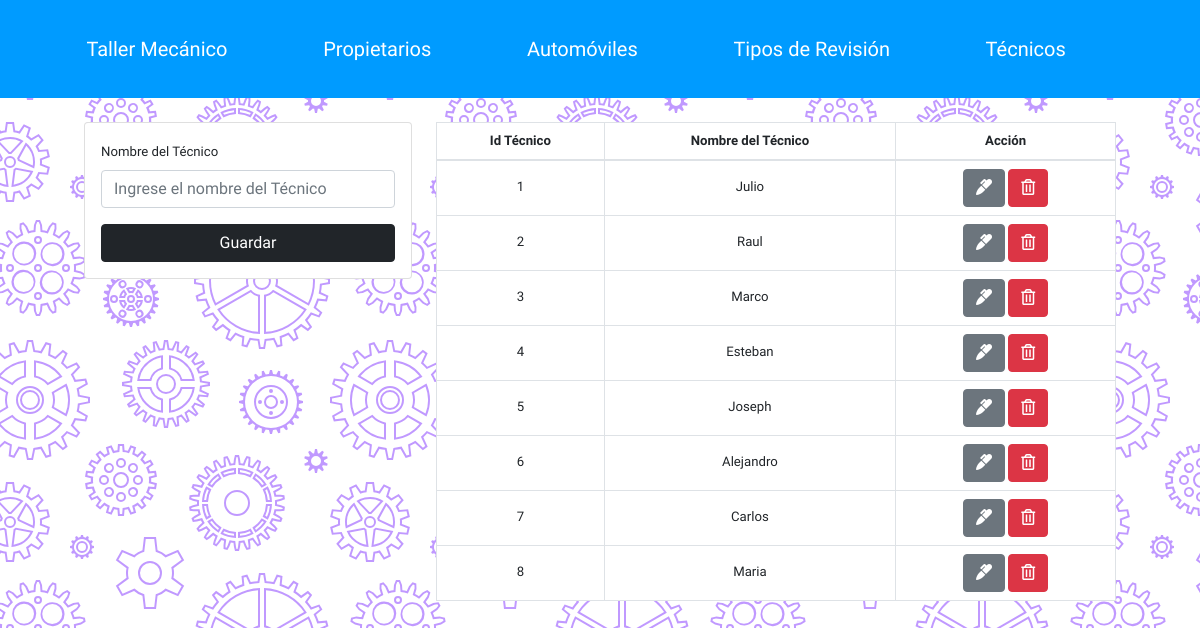
The app's page /taller_mecanico/tecnico.php with its own data.
### tables this page shows
CREATE TABLE IF NOT EXISTS `tecnicos` (
  `IdTecnico` int(11) NOT NULL AUTO_INCREMENT,
  `Nombre_Tecnico` varchar(100) NOT NULL,
  PRIMARY KEY (`IdTecnico`)
);

### taller_mecanico/tecnico.php (the view, shortened to what this page needs)
<?php
include("db.php");
include("Includes/header.php");
?>
<div class="container p-4">
    <div class="row">
        <div class="col-md-4">
            <div class="card card-body">
                <form action="save_register.php" method = "POST">
                    <div class="form-group">
                        <label>Nombre del T&eacute;cnico</label>
                        <input type = "text" name="Nombre_Tecnico" required pattern = "[A-Za-Za]+" class = "form-control" minlength = "2"
                        placeholder = "Ingrese el nombre del T&eacute;cnico">
                    </div>
                    <input type="submit" class = "btn btn-dark btn-block"
                    name = "Guardar_Tecnico" value = "Guardar">
                </form>
            </div>
        </div>
        <div class="col-md-8">
            <table class = "table table-bordered">
                <thead>
                    <tr>
                        <th>Id T&eacute;cnico</th>
                        <th>Nombre del T&eacute;cnico</th>
                        <th>Acci&oacute;n</th>
                    </tr>
                </thead>
                <tbody>
                    <?php
                    $query = "SELECT * FROM taller_mecanico.tecnicos";
                    $result_taller = mysqli_query($conn,$query);
                    while($row = mysqli_fetch_array($result_taller)){?>
                        <tr>
                        <td><?php echo $row['IdTecnico'] ?></td>
                        <td><?php echo $row['Nombre_Tecnico'] ?></td>
                            <td>
                                <a href="edit.php?id_Edit_Tecnico=<?php echo $row['IdTecnico']?>" class = "btn btn-secondary">
                                    <i class = "fas fa-marker"></i>
                                </a>
                                <a href="delete_register.php?id_Del_Tecnico=<?php echo $row['IdTecnico']?>" class = "btn btn-danger">
                                    <i class = "far fa-trash-alt"></i>
                                </a>
                            </td>
                        </tr>
                   <?php }?>
                </tbody>
            </table>
        </div>
    </div>
</div>
<?php include("Includes/footer.php")?>

### taller_mecanico/estilos.css (style rules this page uses)
* { margin: 0; box-sizing: border-box; padding: 0; }
body { font-family: 'Andada Pro', serif; background-color: #ffffff; }
a { color: #ffffff; text-decoration: #ffffff; list-style: none; }
.table.table-bordered th { text-align: center; background-color: #ffffff; vertical-align: 18px; }
.table.table-bordered td { background-color: #ffffff; text-align: center; vertical-align: 18px; }
.container { width: 90%; margin: auto; }

### records on screen
tecnicos: IdTecnico "1", Nombre_Tecnico "Julio"
tecnicos: IdTecnico "2", Nombre_Tecnico "Raul"
tecnicos: IdTecnico "3", Nombre_Tecnico "Marco"
tecnicos: IdTecnico "4", Nombre_Tecnico "Esteban"
tecnicos: IdTecnico "5", Nombre_Tecnico "Joseph"
tecnicos: IdTecnico "6", Nombre_Tecnico "Alejandro"
tecnicos: IdTecnico "7", Nombre_Tecnico "Carlos"
tecnicos: IdTecnico "8", Nombre_Tecnico "Maria"
